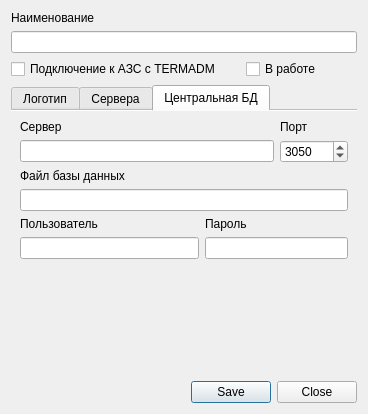
<?xml version="1.0" encoding="UTF-8"?>
<ui version="4.0">
 <class>EditNetworkAzsDialog</class>
 <widget class="QDialog" name="EditNetworkAzsDialog">
  <property name="geometry">
   <rect>
    <x>0</x>
    <y>0</y>
    <width>368</width>
    <height>414</height>
   </rect>
  </property>
  <property name="sizePolicy">
   <sizepolicy hsizetype="Preferred" vsizetype="Preferred">
    <horstretch>0</horstretch>
    <verstretch>0</verstretch>
   </sizepolicy>
  </property>
  <property name="windowTitle">
   <string>Сеть АЗС</string>
  </property>
  <layout class="QGridLayout" name="gridLayout_3">
   <item row="4" column="0" colspan="3">
    <widget class="QTabWidget" name="tabWidget">
     <property name="currentIndex">
      <number>2</number>
     </property>
     <property name="documentMode">
      <bool>true</bool>
     </property>
     <property name="tabBarAutoHide">
      <bool>false</bool>
     </property>
     <widget class="QWidget" name="tabLogo">
      <attribute name="title">
       <string>Логотип</string>
      </attribute>
      <layout class="QGridLayout" name="gridLayout_2">
       <item row="0" column="0">
        <widget class="QGroupBox" name="groupBox">
         <property name="title">
          <string>Нажмите для изменения</string>
         </property>
         <layout class="QGridLayout" name="gridLayout">
          <item row="0" column="0">
           <widget class="ClickableLabel" name="labelLogo">
            <property name="minimumSize">
             <size>
              <width>128</width>
              <height>128</height>
             </size>
            </property>
            <property name="maximumSize">
             <size>
              <width>128</width>
              <height>128</height>
             </size>
            </property>
            <property name="text">
             <string>Не выбран</string>
            </property>
            <property name="scaledContents">
             <bool>false</bool>
            </property>
            <property name="alignment">
             <set>Qt::AlignCenter</set>
            </property>
           </widget>
          </item>
         </layout>
        </widget>
       </item>
      </layout>
     </widget>
     <widget class="QWidget" name="tabServers">
      <attribute name="title">
       <string>Сервера</string>
      </attribute>
      <layout class="QGridLayout" name="gridLayout_4">
       <item row="1" column="0">
        <widget class="QTableView" name="tableViewServers">
         <property name="editTriggers">
          <set>QAbstractItemView::NoEditTriggers</set>
         </property>
         <property name="alternatingRowColors">
          <bool>true</bool>
         </property>
         <property name="selectionMode">
          <enum>QAbstractItemView::SingleSelection</enum>
         </property>
         <property name="selectionBehavior">
          <enum>QAbstractItemView::SelectRows</enum>
         </property>
        </widget>
       </item>
       <item row="2" column="0" alignment="Qt::AlignHCenter">
        <widget class="QPushButton" name="pushButtonAddServer">
         <property name="maximumSize">
          <size>
           <width>120</width>
           <height>16777215</height>
          </size>
         </property>
         <property name="toolTip">
          <string>&lt;html&gt;&lt;head/&gt;&lt;body&gt;&lt;p&gt;Добавить сервер&lt;/p&gt;&lt;/body&gt;&lt;/html&gt;</string>
         </property>
         <property name="text">
          <string>Добавить сервер</string>
         </property>
         <property name="icon">
          <iconset resource="../resource.qrc">
           <normaloff>:/Images/add_plus_icon.png</normaloff>:/Images/add_plus_icon.png</iconset>
         </property>
        </widget>
       </item>
      </layout>
     </widget>
     <widget class="QWidget" name="tabCentralDB">
      <attribute name="title">
       <string>Центральная БД</string>
      </attribute>
      <layout class="QGridLayout" name="gridLayout_5">
       <item row="1" column="3">
        <widget class="QSpinBox" name="spinBoxPort">
         <property name="maximum">
          <number>65535</number>
         </property>
         <property name="singleStep">
          <number>1</number>
         </property>
         <property name="value">
          <number>3050</number>
         </property>
        </widget>
       </item>
       <item row="5" column="2" colspan="2">
        <widget class="QLineEdit" name="lineEditPass">
         <property name="echoMode">
          <enum>QLineEdit::Password</enum>
         </property>
        </widget>
       </item>
       <item row="1" column="0" colspan="3">
        <widget class="QLineEdit" name="lineEditServer"/>
       </item>
       <item row="0" column="0">
        <widget class="QLabel" name="label">
         <property name="text">
          <string>Сервер</string>
         </property>
        </widget>
       </item>
       <item row="0" column="3">
        <widget class="QLabel" name="label_3">
         <property name="text">
          <string>Порт</string>
         </property>
        </widget>
       </item>
       <item row="2" column="0">
        <widget class="QLabel" name="label_4">
         <property name="text">
          <string>Файл базы данных</string>
         </property>
        </widget>
       </item>
       <item row="6" column="1">
        <spacer name="verticalSpacer">
         <property name="orientation">
          <enum>Qt::Vertical</enum>
         </property>
         <property name="sizeHint" stdset="0">
          <size>
           <width>20</width>
           <height>40</height>
          </size>
         </property>
        </spacer>
       </item>
       <item row="5" column="0" colspan="2">
        <widget class="QLineEdit" name="lineEditUser"/>
       </item>
       <item row="4" column="2" colspan="2">
        <widget class="QLabel" name="label_6">
         <property name="text">
          <string>Пароль</string>
         </property>
        </widget>
       </item>
       <item row="3" column="0" colspan="4">
        <widget class="QLineEdit" name="lineEditDataBaseFile"/>
       </item>
       <item row="4" column="0">
        <widget class="QLabel" name="label_5">
         <property name="text">
          <string>Пользователь</string>
         </property>
        </widget>
       </item>
      </layout>
     </widget>
    </widget>
   </item>
   <item row="6" column="1" colspan="2">
    <widget class="QDialogButtonBox" name="buttonBox">
     <property name="standardButtons">
      <set>QDialogButtonBox::Close|QDialogButtonBox::Save</set>
     </property>
    </widget>
   </item>
   <item row="1" column="0" colspan="3">
    <widget class="QLineEdit" name="lineEditName"/>
   </item>
   <item row="0" column="0">
    <widget class="QLabel" name="label_2">
     <property name="text">
      <string>Наименование</string>
     </property>
    </widget>
   </item>
   <item row="3" column="2">
    <widget class="QCheckBox" name="checkBoxIsActive">
     <property name="text">
      <string>В работе</string>
     </property>
    </widget>
   </item>
   <item row="3" column="0" colspan="2">
    <widget class="QCheckBox" name="checkBoxConnFromTerm">
     <property name="text">
      <string>Подключение к АЗС с TERMADM</string>
     </property>
    </widget>
   </item>
  </layout>
 </widget>
 <customwidgets>
  <customwidget>
   <class>ClickableLabel</class>
   <extends>QLabel</extends>
   <header>NetworkAzs/clickablelabel.h</header>
  </customwidget>
 </customwidgets>
 <tabstops>
  <tabstop>lineEditName</tabstop>
  <tabstop>tabWidget</tabstop>
  <tabstop>tableViewServers</tabstop>
  <tabstop>pushButtonAddServer</tabstop>
  <tabstop>lineEditServer</tabstop>
  <tabstop>spinBoxPort</tabstop>
  <tabstop>lineEditDataBaseFile</tabstop>
  <tabstop>lineEditUser</tabstop>
  <tabstop>lineEditPass</tabstop>
 </tabstops>
 <resources>
  <include location="../resource.qrc"/>
 </resources>
 <connections/>
</ui>
